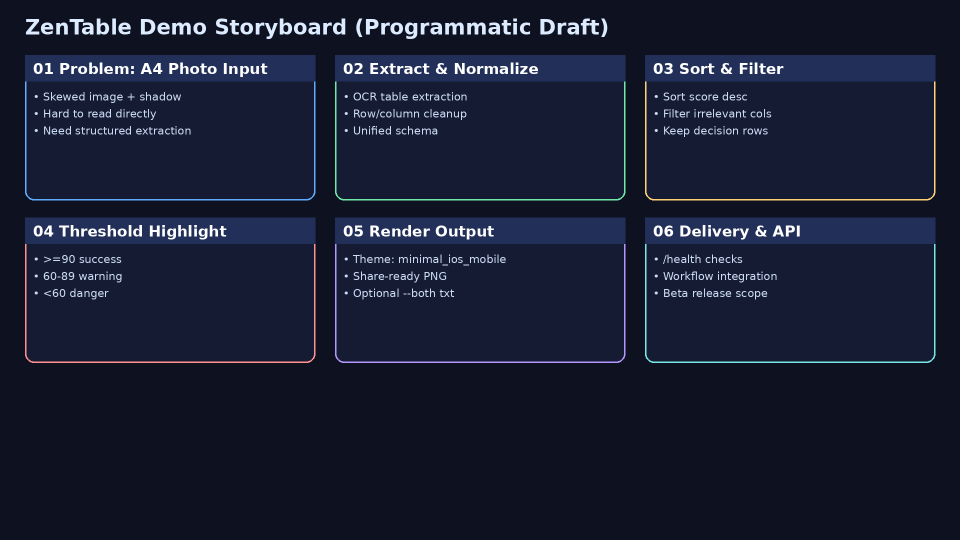
#> input picture doc/interaction/demo_storyboard_draft.png, 1920 x 1080 px (shown at 1/2 size)
$ python -i zeble_render.py   (imports and definitions only)
#> lines starting #> are read from the running program, lines starting #| are printed output that depends on the picture; after the words box and inside, x2 and y2 are one past the last pixel; in counts of white or black regions, pixels touching at a corner belong together
#!/usr/bin/env python3
"""
ZenTable - Smart table renderer（參照用）

本檔案為文件參照副本；本專案實際執行版本為 `scripts/zeble_render.py`，
後端端點會固定呼叫該檔案，不再依賴外部 `/opt/...`。

自動偵測可用渲染方式：
1. CSS + Chrome（效果更好）
2. Pure Python + PIL（無依賴 fallback）

用法: python3 scripts/zeble_render.py <data.json> <output.png> [options]

選項:
  --force-pil        強制使用 PIL 渲染
  --force-css        強制使用 CSS + Chrome 渲染
  --transparent      產出透空背景 PNG（僅 CSS 模式；Chrome --default-background-color=00000000 直接透明）
  --theme FILE       主題檔案路徑
  --theme-name NAME  內建主題名稱
  --bg MODE          背景：transparent | theme | #RRGGBB（指定色）
  --width N          強制 viewport 寬度（CSS）或輸出寬度（PIL）
  --scale N          輸出尺寸倍數（預設 1.0）
  --per-page N       每頁列數（預設 15）
  --fill-width M     搭配 --width 使用：background | container | scale | no-shrink
"""

import json
import sys
import os
import re
import glob
import subprocess
import zipfile
import time
from typing import Dict, Any, List, Callable, Optional
from dataclasses import dataclass

# =============================================================================
# ASCII RENDERER
# =============================================================================

@dataclass
class ASCIIStyle:
    border_style: str = "double"  # single, double, grid, markdown
    padding: int = 2
    align: str = "left"
    header_align: str = "center"

# ASCII 框線樣式
ASCII_STYLES = {
    "single": {
        "tl": "+", "tr": "+", "bl": "+", "br": "+",
        "h": "-", "v": "|",
        "header": "+", "row": "+", "footer": "+"
    },
    "double": {
        "tl": "╔", "tr": "╗", "bl": "╚", "br": "╝",
        "h": "═", "v": "║",
        "header": "╠", "row": "╠", "footer": "╠"
    },
    "grid": {
        "tl": "┌", "tr": "┐", "bl": "└", "br": "┘",
        "h": "─", "v": "│",
        "header": "├", "row": "├", "footer": "├"
    },
    "markdown": {
        "tl": "|", "tr": "|", "bl": "|", "br": "|",
        "h": "-", "v": "|",
        "header": "|", "row": "|", "footer": "|"
    }
}

# [85 lines left out: functions calculate_column_widths, align_text, render_ascii, not called in this run]

class TemplateEngine:
    """Pure Python lightweight template engine"""

    def __init__(self):
        self.helpers: Dict[str, Callable] = {}
        self.register_default_helpers()

    def register_helper(self, name: str, func: Callable):
        self.helpers[name] = func

    # [97 lines left out: functions register_default_helpers, render, _render_variables, _render_conditionals, _check_condition, _eval_value and 2 more, not called in this run]

# 透空背景：現代 Chrome 支援 --default-background-color=RRGGBBAA（8 位 hex，Alpha=00 為透明）
# 直接輸出透明 PNG，無需 chroma key 後製，陰影半透明也不會出問題
TRANSPARENT_BG_HEX = "00000000"  # RGBA，Alpha=0 = 透明

# [26 lines left out: function _make_png_background_transparent_chroma, not called in this run]

def crop_to_content_bounds(png_path: str, padding: int = 2, transparent: bool = False, tolerance: int = 20) -> bool:
    """裁切 PNG 至內容邊界，移除多餘空白。transparent=True 時以 alpha 通道判斷；否則以角落為背景參考。"""
#> called with png_path = 'interaction/demo_storyboard_draft.png', padding = 2, transparent = False, tolerance = 20
    try:
        from PIL import Image
        img = Image.open(png_path)
#> img is the input picture: PIL image 1920x1080 RGB; mean R, G, B 24.2, 30.4, 50.5
        w, h = img.size
#> w = 1920; h = 1080
        if img.mode != "RGBA":
            img = img.convert("RGBA")
#> img: PIL image 1920x1080 RGBA

        if transparent:
            # 透空：alpha > 0 的像素邊界
            alpha = img.split()[3]
            bbox = alpha.getbbox()
        else:
            # 不透明：以四角採樣作為背景參考，建立遮罩後用 getbbox
            corners = [(0, 0), (w - 1, 0), (0, h - 1), (w - 1, h - 1)]
            refs = [img.getpixel(c) for c in corners if 0 <= c[0] < w and 0 <= c[1] < h]
#> refs = [(13, 17, 32, 255), (13, 17, 32, 255), (13, 17, 32, 255), (13, 17, 32, 255)]
            if not refs:
                return False
            bg = tuple(sum(r[i] for r in refs) // len(refs) for i in range(3))
#> bg = (13, 17, 32)

            def is_content(p):
                return max(abs(p[0] - bg[0]), abs(p[1] - bg[1]), abs(p[2] - bg[2])) > tolerance

            data = list(img.getdata())
#> data = 2073600 items
            mask_data = [(255 if is_content(p[:3]) else 0) for p in data]
#> mask_data = 2073600 items
            mask = Image.new("L", (w, h))
#> mask: PIL image 1920x1080 L; every value is 0
            mask.putdata(mask_data)
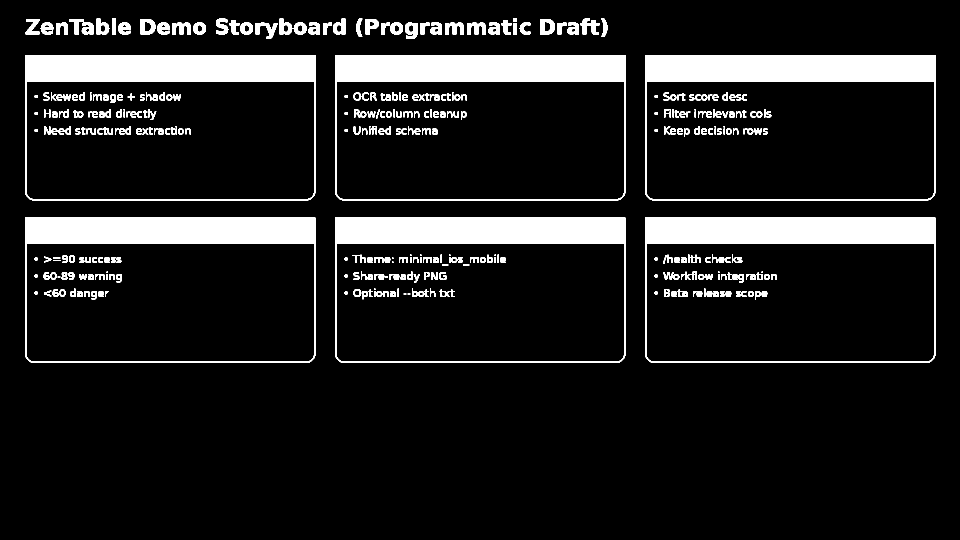
#> mask: PIL image 1920x1080 L (shown at 1/2 size); 11.9% white; 358 white regions (23 under 20 px), largest, box (x1, y1, x2, y2) and area: (50, 110, 631, 401) 33902, (670, 110, 1251, 401) 33902, (1290, 110, 1871, 401) 33902
            bbox = mask.getbbox()
#> bbox = (50, 37, 1871, 726)

        if bbox:
            left, top, right, bottom = bbox
#> left = 50; top = 37; right = 1871; bottom = 726
            left = max(0, left - padding)
#> left = 48
            top = max(0, top - padding)
#> top = 35
            right = min(w, right + padding)
#> right = 1873
            bottom = min(h, bottom + padding)
#> bottom = 728
            img = img.crop((left, top, right, bottom))
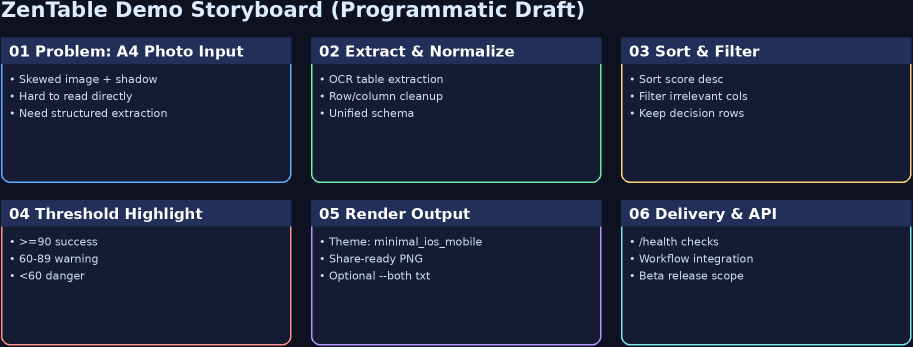
#> img: PIL image 1825x693 RGBA (shown at 1/2 size); mean R, G, B, A 31.4, 39, 62.3, 255
            img.save(png_path, "PNG")
        return True
    except Exception as e:
        print(f"⚠️  裁切失敗: {e}", file=sys.stderr)
        return False

# [69 lines left out: functions _hex_to_chrome_bg, render_css, _parse_font_size_px, _parse_width_px, not called in this run]

# Chrome headless 視窗尺寸上限（高度約 16384px）
MAX_VIEWPORT_DIM = 16384

# [135 lines left out: functions estimate_css_viewport_width_height, generate_css_html, not called in this run]


# =============================================================================
# PIL RENDERER (FALLBACK)
# =============================================================================

from PIL import Image, ImageDraw, ImageFont
import re

@dataclass
class PILStyle:
    bg_color: str = "#1a1a2e"
    text_color: str = "#ffffff"
    header_bg: str = "#0f3460"
    header_text: str = "#e94560"
    alt_row_color: str = "#16213e"
    border_color: str = "#4a5568"

# [35 lines left out: functions parse_color, hex_rgb, not called in this run]

# =============================================================================
# MIXED FONT RENDERER (中文 + Emoji)
# =============================================================================

# 字體路徑（依優先順序）
FONT_CJK = "/usr/share/fonts/opentype/noto/NotoSansCJK-Regular.ttc"
# Emoji 字體：優先彩色 Noto Color Emoji，備援 Symbola（多路徑以支援不同發行版）
FONT_EMOJI_LIST = [
    "/usr/share/fonts/truetype/noto/NotoColorEmoji.ttf",
    "/usr/share/fonts/google-noto-emoji/NotoColorEmoji.ttf",
    "/usr/share/fonts/noto/NotoColorEmoji.ttf",
    "/usr/share/fonts/noto-color-emoji/NotoColorEmoji.ttf",
    "/usr/share/fonts/truetype/ancient-scripts/Symbola_hint.ttf",
    "/usr/share/fonts/truetype/dejavu/DejaVuSans.ttf",
]

# 載入字體快取
_font_cache = {}
_emoji_font_available = None  # 快取可用的 emoji 字體

# [59 lines left out: functions get_font_cjk, _detect_emoji_font, get_font_emoji, is_color_emoji_font, not called in this run]

def get_font(size=16):
    """取得預設字體"""
    return get_font_cjk(size)

# [233 lines left out: functions is_emoji, replace_color_circles, split_text_by_font, measure_text_width, draw_text_with_mixed_fonts, render_pil, not called in this run]


# =============================================================================
# THEME LOADER
# =============================================================================

# 主題目錄：固定使用本專案 `themes/`（避免依賴外部 /opt skill 目錄）
_PROJECT_ROOT = os.path.dirname(os.path.dirname(os.path.abspath(__file__)))
THEMES_DIR = os.path.join(_PROJECT_ROOT, 'themes')

CACHE_BASE = os.environ.get('ZENTABLE_CACHE_DIR', '/tmp/zentable_themes')

def load_json(path):
    with open(path, 'r', encoding='utf-8') as f:
        return json.load(f)

# [155 lines left out: functions _read_template_from_zip, load_theme_from_themes_dir, list_themes_in_dir, get_theme_source_path, _rmtree_safe, ensure_theme_cache and 1 more, not called in this run]

# =============================================================================
# DATA NORMALISATION, SORT, PAGE (SKILL.md: --page, --sort, --asc, --desc)
# =============================================================================

ROWS_PER_PAGE = 15

# [22 lines left out: function normalize_cell, not called in this run]

def cell_text(cell) -> str:
    return normalize_cell(cell).get("text", "")

# [320 lines left out: functions build_css_rows_html, normalise_data, apply_sort_and_page, main, not called in this run]

# [2 lines not run here, left out]

>>> result = crop_to_content_bounds('interaction/demo_storyboard_draft.png')
